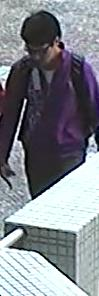
#> input picture image_test/json/00480_00008.jpg, 99 x 296 px
$ python read_pose_json.py
#> lines starting #> are read from the running program, lines starting #| are printed output that depends on the picture
#-*- coding:utf8 -*-

import json as js
import numpy as np
import cv2


img = cv2.imread('00480_00008.jpg')
#> img is the input picture: shape (296, 99, 3); mean B, G, R 138.2, 131, 127.3

with open("00480_00008_pose.json","r") as f:
#> (reads image_test/json/00480_00008_pose.json from the repository)
    data = js.load(f)
    people = data['people']
    if(len(people) == 1):
        pose = np.array(people[0]['body_parts'])
        pose = pose.reshape(18,3)
        hip_y = (pose[8][1] + pose[11][1])/2
        hip_y = int(hip_y)
        #print hip_y
        img_up = img[0:hip_y,:,:]
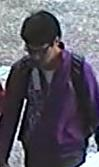
#> img_up: shape (167, 99, 3); mean B, G, R 100.1, 88.6, 91.5
        img_down = img[hip_y:,:,:]
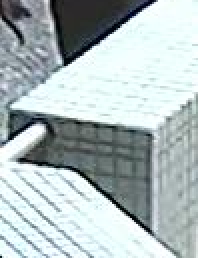
#> img_down: shape (129, 99, 3) (shown 2 times larger); mean B, G, R 187.4, 185.9, 173.8
        cv2.namedWindow('up',cv2.WINDOW_AUTOSIZE)
        cv2.imshow('up',img_up)
        cv2.waitKey()
        cv2.imwrite("00480_00008_pose_up.jpg", img_up)
        cv2.imwrite("00480_00008_pose_down.jpg", img_down)
